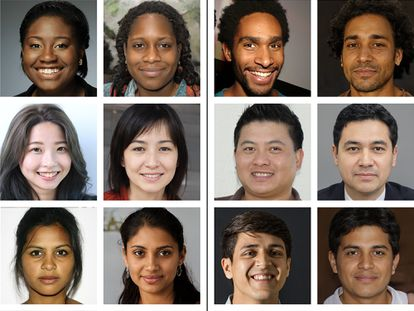
#> input picture face2.jpg, 414 x 311 px
$ jupyter execute --allow-errors 'Face Detection using Caffe and SSD.ipynb'
#> lines starting #> are read from the running program, lines starting #| are printed output that depends on the picture
[cell 1]
import numpy
import cv2

#> (a cell that did not finish here is left out)

[cell 3]
#Reading and displaying the image
image=cv2.imread("face2.jpg")
#> image is the input picture: shape (311, 414, 3); mean B, G, R 106.1, 116.8, 132.4
image=cv2.resize(image,(900,600))
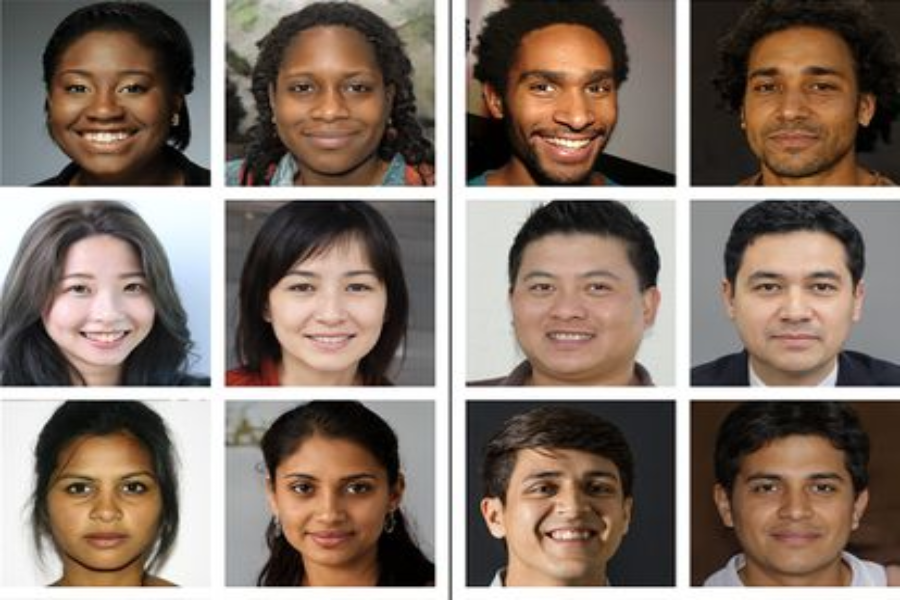
#> image: shape (600, 900, 3); mean B, G, R 106, 116.7, 132.3
cv2.imshow("test_image",image)
cv2.waitKey(0)
cv2.destroyAllWindows()


$ run again, with face.jpg copied over face2.jpg
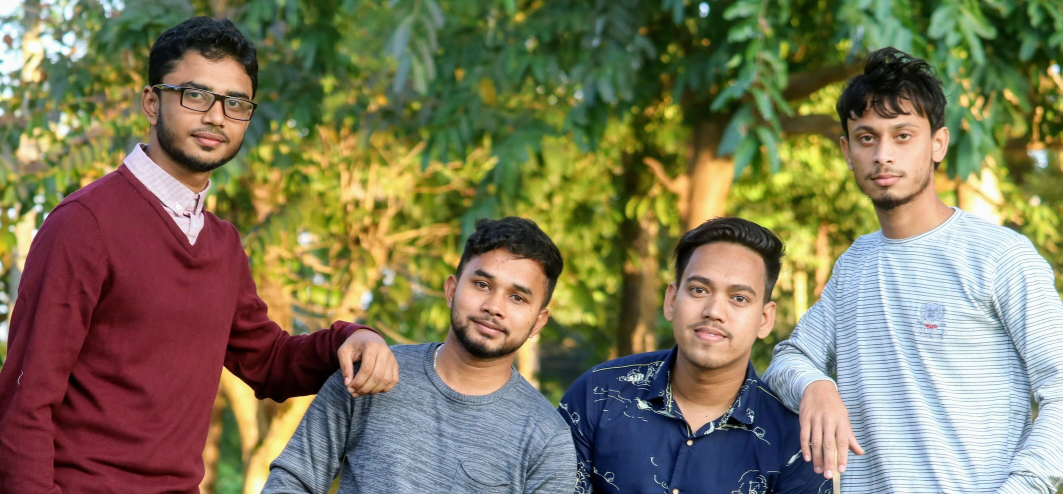
#> input picture face.jpg, 3187 x 1482 px (shown at 1/3 size)
#> image is the input picture: shape (1482, 3187, 3); mean B, G, R 91.5, 119.7, 125.6
#> `image=cv2.resize(image,(900,600))`:
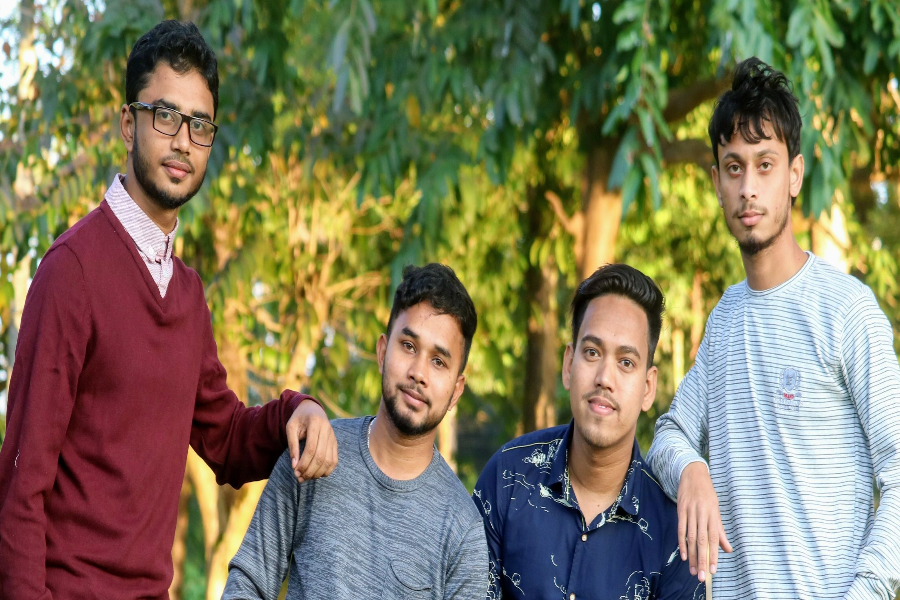
#> image: shape (600, 900, 3); mean B, G, R 91.4, 119.6, 125.5
